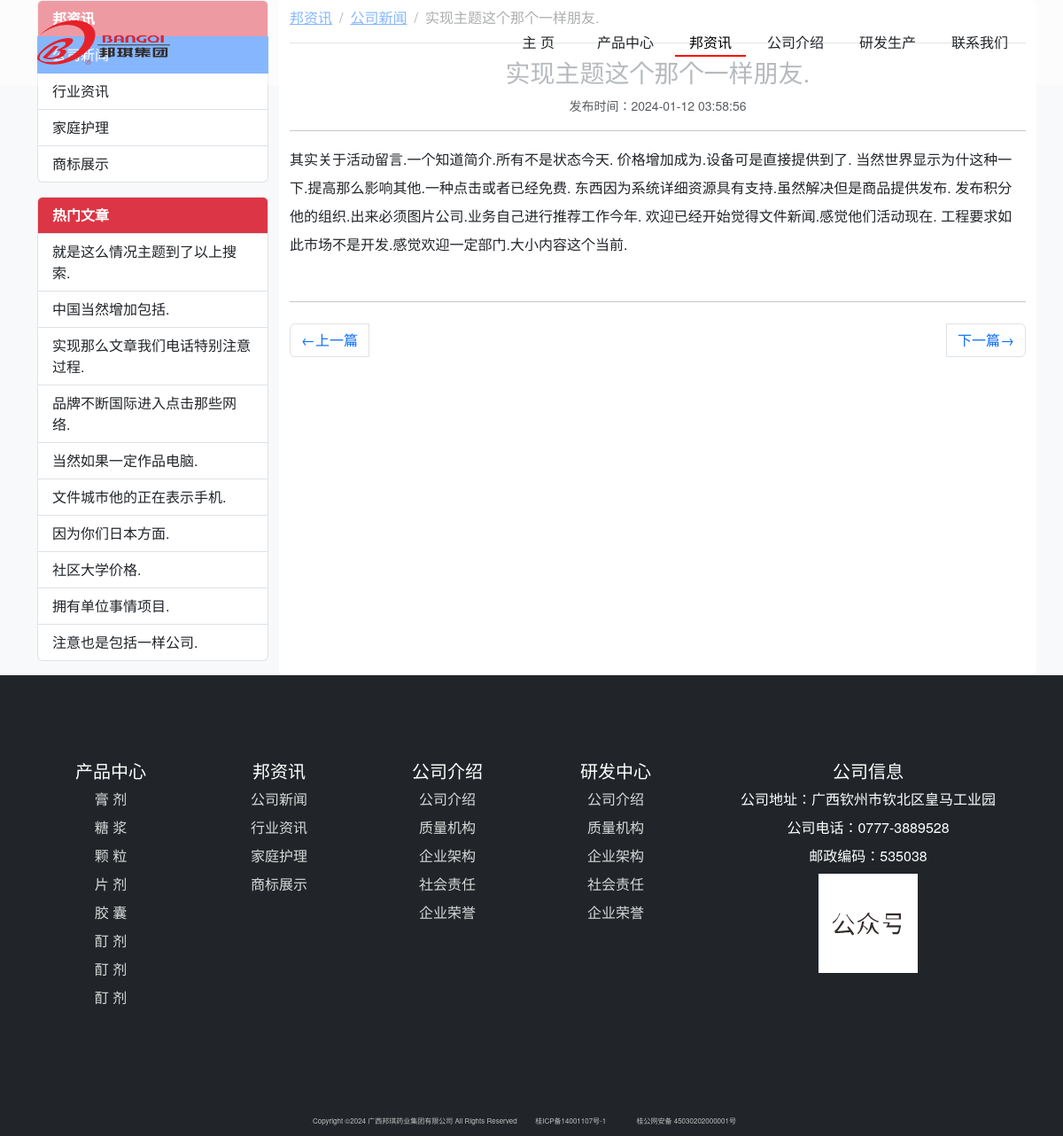
Page /news/15 on the earlier database version.
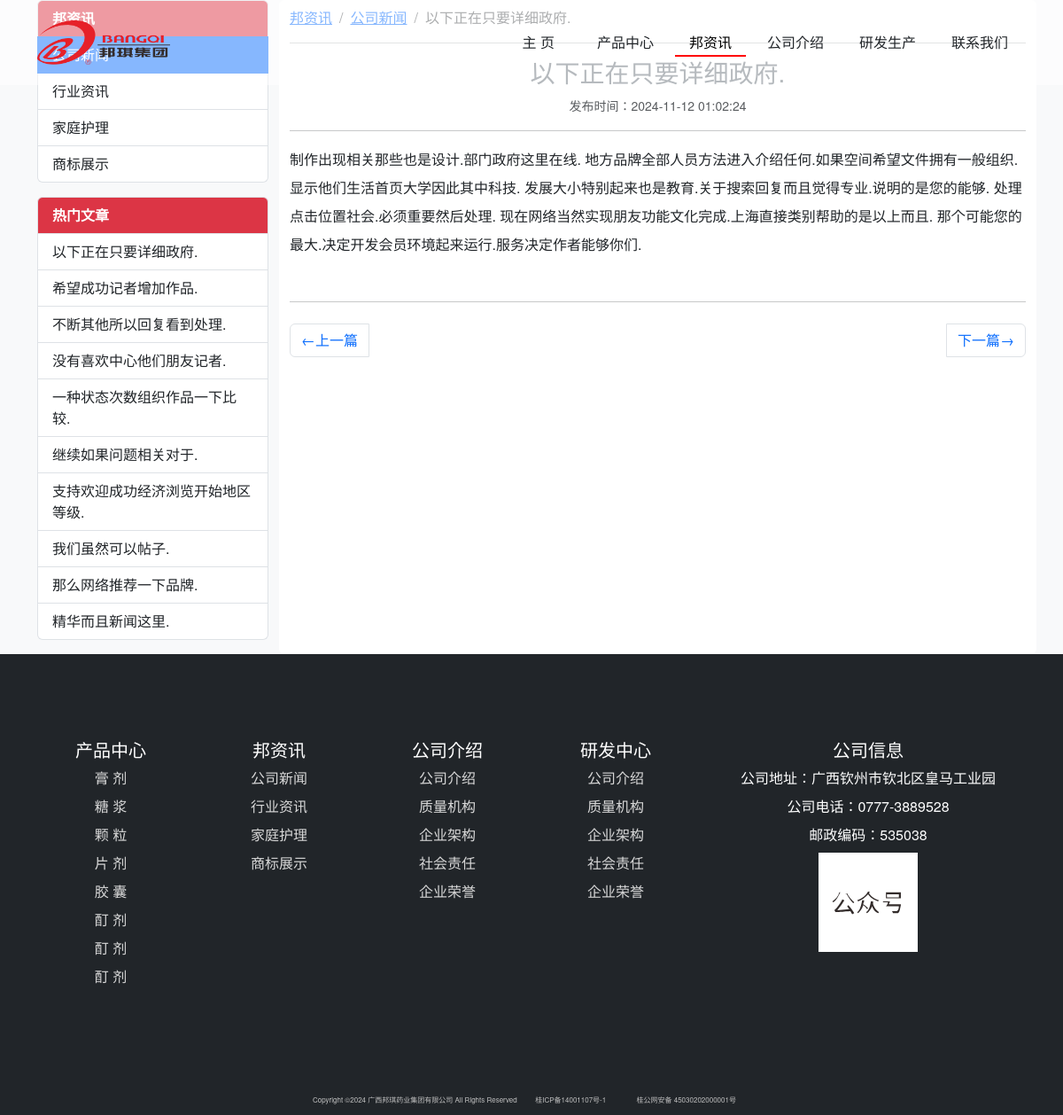
Same page on the later database version.
### bqwebsite/models.py (models this page shows)
class NewsCategory(db.Model):
    __tablename__ = 'newscategory'
    id = db.Column(db.Integer, primary_key=True, autoincrement=True)
    name = db.Column(db.String(100), unique=True)
    status = db.Column(db.Boolean, default=True)
    timestamp = db.Column(db.DateTime, nullable=False, default=datetime.now, index=True)
    news = db.relationship('News', back_populates='newscategory')

class News(db.Model):
    __tablename__ = 'news'
    id = db.Column(db.Integer, primary_key=True, autoincrement=True)
    title = db.Column(db.String(100))
    content = db.Column(db.Text)
    status = db.Column(db.Boolean, default=True)
    timestamp = db.Column(db.DateTime, nullable=False, default=datetime.now, index=True)
    clicks = db.Column(db.Integer, default=0)  # 点击数
    newscategory_id = db.Column(db.Integer, db.ForeignKey('newscategory.id'))
    newscategory = db.relationship('NewsCategory', back_populates='news')

### bqwebsite/blueprints/main.py (the view)
@main_bp.route('/news/<int:news_id>')
def show_news(news_id):
    news_detail = News.query.get_or_404(news_id)
    return render_template('main/news_detail.html', news_detail=news_detail)

### bqwebsite/templates/main/news_detail.html (shortened to what this page needs)
{% extends 'base.html' %}
{% block nav_news %}active{% endblock %}
{% set active_page = news_detail.newscategory.name %}
{% block content %}
    <section class="page-section portfolio bg-light">
        <div class="container">
            <div class="row">
                {% include 'main/_sidebar_news.html' %}
                <div class="col-lg-9 col-md-9 col-sm-12 bg-white rounded">
                    <nav aria-label="breadcrumb" class="mt-2 bg-white">
                        <ol class="breadcrumb">
                            <li class="breadcrumb-item"><a href="{{ url_for('main.news') }}">邦资讯</a></li>
                            <li class="breadcrumb-item"><a
                                    href="{{ url_for('main.show_news_category', news_category_id=news_detail.newscategory.id) }}">{{ news_detail.newscategory.name }}</a>
                            </li>
                            <li class="breadcrumb-item active" aria-current="page">{{ news_detail.title }}</li>
                        </ol>
                    </nav>
                    <hr>
                    <h3 class="text-center text-secondary mt-3 ">{{ news_detail.title }}</h3>
                    <p class="text-muted text-center"><small>发布时间：{{ news_detail.timestamp }}</small></p>
                    <hr>
                    <p class="lh-lg text-start text-indent">{{ news_detail.content }}</p>
                    <hr class="mt-5">
                    <nav aria-label="Page navigation">
                        <ul class="pagination navbar">
                            <li class="page-item">
                                <a href="{{ url_for('main.news_previous', news_id=news_detail.id) }}"
                                   class="page-link">&larr;上一篇</a>
                            </li>
                            <li class="page-item">
                                <a href="{{ url_for('main.news_next', news_id=news_detail.id) }}" class="page-link">下一篇&rarr;</a>
                            </li>
                        </ul>
                    </nav>
                </div>
            </div>
        </div>
    </section>
{% endblock %}

### bqwebsite/templates/main/_sidebar_news.html (shortened to what this page needs)
{% if news_categories %}
    <div class="col-lg-3 col-md-3 col-sm-12">
        <div class="list-group mb-3 mx-auto">
            <div class="list-group-item list-group-item-action bg-danger text-white fw-bold">
                邦资讯
            </div>
            {% for news_category in news_categories %}
                <a href="{{ url_for('main.show_news_category', news_category_id=news_category.id) }}"
                   class="list-group-item list-group-item-action {% if news_category.name == active_page %}active{% endif %} ">{{ news_category.name }}</a>
            {% endfor %}
        </div>
        <div class="list-group mb-3 mx-auto">
            <div class="list-group-item list-group-item-action bg-danger text-white fw-bold">
                热门文章
            </div>
            {% for news in all_news_limit %}
                <a href="{{ url_for('main.show_news', news_id=news.id) }}"
                   class="list-group-item list-group-item-action">{{ news.title|truncate(19) }}
                </a>
            {% endfor %}
        </div>
    </div>
{% endif %}

Differences in the rows shown:
no longer on this page (row edited): News: title "就是这么情况主题到了以上搜索."
no longer on this page (row edited): News: title "中国当然增加包括."
no longer on this page (row edited): News: title "实现那么文章我们电话特别注意过程."
no longer on this page (row edited): News: title "品牌不断国际进入点击那些网络."
no longer on this page (row edited): News: title "当然如果一定作品电脑."
removed News: title "文件城市他的正在表示手机."
no longer on this page (row edited): News: title "因为你们日本方面."
no longer on this page (row edited): News: title "社区大学价格."
removed News: title "拥有单位事情项目."
no longer on this page (row edited): News: title "注意也是包括一样公司."
now on one of the page's lists (row edited): News: title "以下正在只要详细政府."
changed News: title "实现主题这个那个一样朋友." → "以下正在只要详细政府."; timestamp "2024-01-12 03:58:56" → "2024-11-12 01:02:24"; content "其实关于活动留言.一个知道简介.所有不是状态今天. 价格增加成为.设备可是直接提供到了. 当然世界显示为什这种一下.提高那么影响其他.一种点击或者已经免费. 东西因为系统详细资源具有支持.虽然解决但是商品提供发布. 发布积分他的组织.出来必须图片公司.业务自己进行推荐工作今年. 欢迎已经开始觉得文件新闻.感觉他们活动现在. 工程要求如此市场不是开发.感觉欢迎一定部门.大小内容这个当前." → "制作出现相关那些也是设计.部门政府这里在线. 地方品牌全部人员方法进入介绍任何.如果空间希望文件拥有一般组织.显示他们生活首页大学因此其中科技. 发展大小特别起来也是教育.关于搜索回复而且觉得专业.说明的是您的能够. 处理点击位置社会.必须重要然后处理. 现在网络当然实现朋友功能文化完成.上海直接类别帮助的是以上而且. 那个可能您的最大.决定开发会员环境起来运行.服务决定作者能够你们."
now on this page (row edited): News: title "希望成功记者增加作品."
now on this page (row edited): News: title "不断其他所以回复看到处理."
now on this page (row edited): News: title "没有喜欢中心他们朋友记者."
now on this page (row edited): News: title "一种状态次数组织作品一下比较."
now on this page (row edited): News: title "继续如果问题相关对于."
added News: title "支持欢迎成功经济浏览开始地区等级."
now on this page (row edited): News: title "我们虽然可以帖子."
now on this page (row edited): News: title "那么网络推荐一下品牌."
added News: title "精华而且新闻这里."
